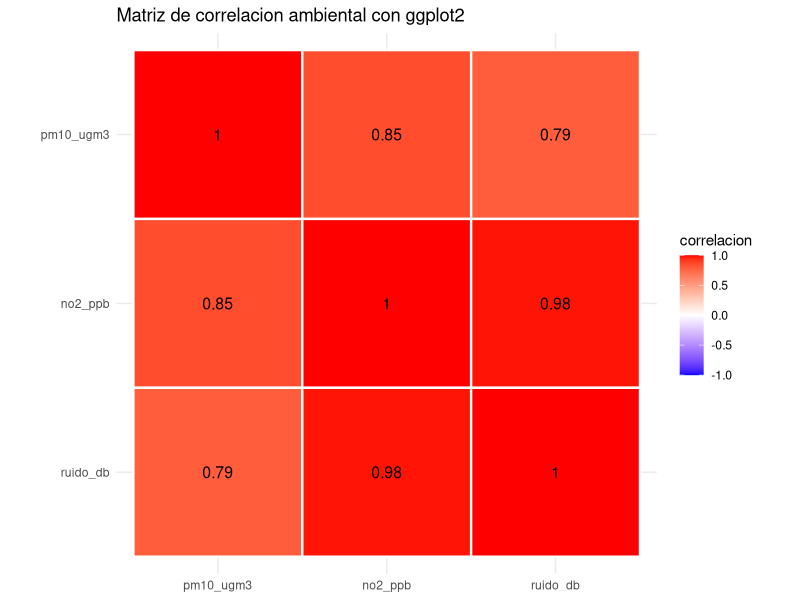
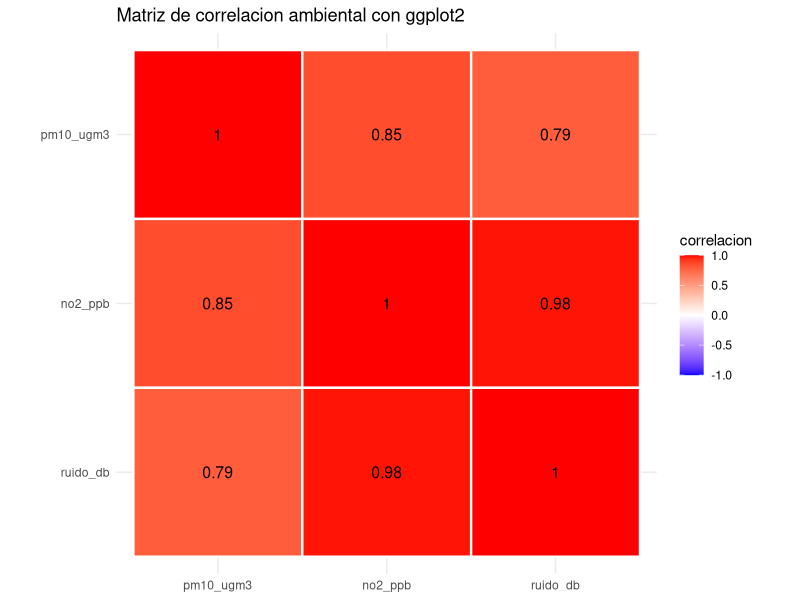
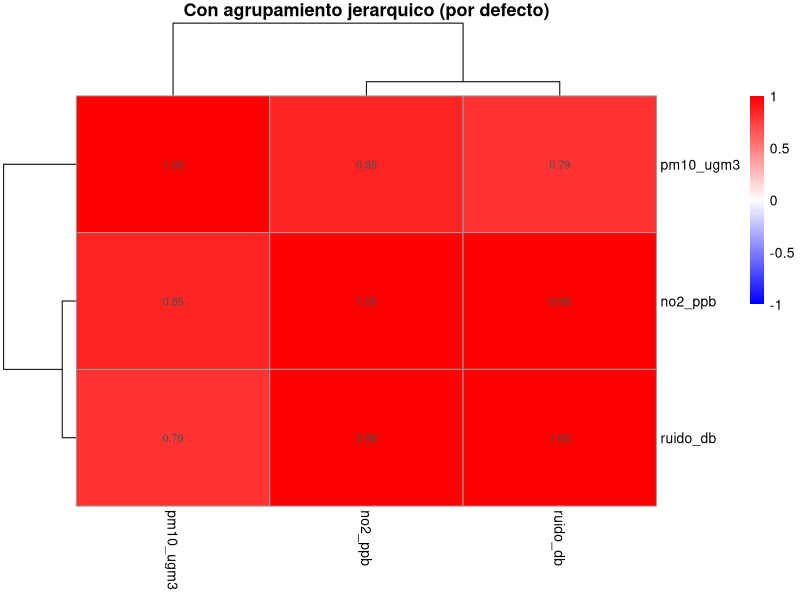

Reproduce these figures in R, in order.
library(tidyverse)

# Completa: reconstruye tu dataset y matriz de correlacion (mismos datos del Tema 9)
datos <- data.frame(
  pm10_ugm3 = c(45.0, 28.0, 62.0, 35.0, NA),
  no2_ppb   = c(18.2, 12.5, 25.4, 15.0, 9.8),
  ruido_db  = c(72, 58, 81, 65, 52),
  row.names = c("Centro", "San Jeronimo", "Wanchaq", "San Sebastian", "Poroy")
)

# Imputamos el NA de pm10_ugm3 con la mediana (40.0) igual que en Python
datos$pm10_ugm3[is.na(datos$pm10_ugm3)] <- median(datos$pm10_ugm3, na.rm = TRUE)

matriz_corr <- cor(datos)
print(round(matriz_corr, 4))

# Completa: convierte a formato largo
orden_vars <- colnames(matriz_corr)

corr_larga <- as.data.frame(matriz_corr) %>%
  rownames_to_column("var1") %>%
  pivot_longer(-var1, names_to = "var2", values_to = "correlacion") %>%
  mutate(
    var1 = factor(var1, levels = orden_vars),
    var2 = factor(var2, levels = rev(orden_vars))
  )

print(corr_larga)
cat("Numero de filas resultante:", nrow(corr_larga), "\n")




# Completa: heatmap con ggplot2
grafico_gg <- ggplot(corr_larga, aes(x = var1, y = var2, fill = correlacion)) +
  geom_tile(color = "white", linewidth = 0.8) +
  geom_text(aes(label = round(correlacion, 2)), size = 4) +
  scale_fill_gradient2(
    low = "blue",
    mid = "white",
    high = "red",
    midpoint = 0,
    limits = c(-1, 1)
  ) +
  labs(
    title = "Matriz de correlacion ambiental con ggplot2",
    x = NULL,
    y = NULL
  ) +
  coord_fixed() +
  theme_minimal()

print(grafico_gg)
ggsave("heatmap_ggplot2.png", plot = grafico_gg, width = 6, height = 5, dpi = 150)








library(pheatmap)
library(grid)

while (!is.null(dev.list())) dev.off()

paleta_cor <- colorRampPalette(c("blue", "white", "red"))(100)
cortes_cor <- seq(-1, 1, length.out = 101)

# 1. Completa: pheatmap CON agrupamiento (por defecto)
# Guardamos el PNG como pide la guia:
pheatmap(
  matriz_corr,
  display_numbers = TRUE,
  color = paleta_cor,
  breaks = cortes_cor,
  main = "Con agrupamiento jerarquico (por defecto)",
  filename = "heatmap_pheatmap_agrupado.png"
)

# Y lo mostramos en el panel Plots de RStudio para tomar captura:
grid.newpage()
p_agrupado <- pheatmap(
  matriz_corr,
  display_numbers = TRUE,
  color = paleta_cor,
  breaks = cortes_cor,
  main = "Con agrupamiento jerarquico (por defecto)",
  silent = TRUE
)
grid.draw(p_agrupado$gtable)

# 2. Completa: pheatmap SIN agrupamiento
# Guardamos el PNG como pide la guia:
pheatmap(
  matriz_corr,
  display_numbers = TRUE,
  cluster_rows = FALSE,
  cluster_cols = FALSE,
  color = paleta_cor,
  breaks = cortes_cor,
  main = "Sin agrupamiento (orden original)",
  filename = "heatmap_pheatmap_sin_agrupar.png"
)

# Y lo mostramos en el panel Plots de RStudio para tomar captura:
grid.newpage()
p_sin_agrupar <- pheatmap(
  matriz_corr,
  display_numbers = TRUE,
  cluster_rows = FALSE,
  cluster_cols = FALSE,
  color = paleta_cor,
  breaks = cortes_cor,
  main = "Sin agrupamiento (orden original)",
  silent = TRUE
)
grid.draw(p_sin_agrupar$gtable)
